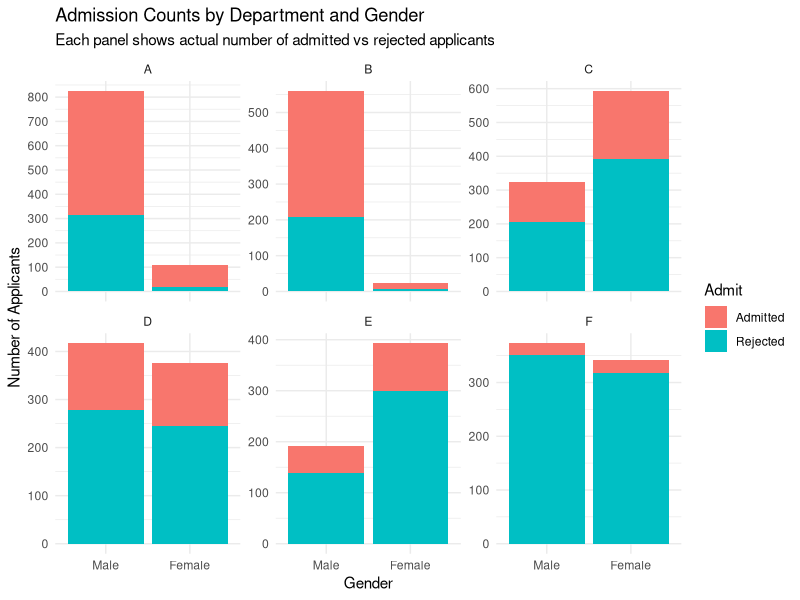

Generate this figure with R:
## ---- chunk 1
#| label: load-ucb
#| echo: true

# Load and convert the dataset
data(UCBAdmissions)
ucb_df <- as.data.frame(UCBAdmissions)

#total admitted vs rejected by gender
gender_summary <- aggregate(Freq ~ Gender + Admit, data = ucb_df, sum)
gender_summary
## ---- chunk 2
#| label: dept-facet-plot
#| echo: false
#| warning: false
#| message: false
#| fig-cap: "Bar Chart of Admission Counts by Department and Gender"
#| fig-align: center

library(ggplot2)

ggplot(ucb_df, aes(x = Gender, y = Freq, fill = Admit)) +
  geom_bar(stat = "identity", position = "stack") +
  facet_wrap(~ Dept, scales = "free_y") +
  labs(
    title = "Admission Counts by Department and Gender",
    subtitle = "Each panel shows actual number of admitted vs rejected applicants",
    x = "Gender", y = "Number of Applicants"
  ) +
  scale_y_continuous(breaks = seq(0, 800, by = 100)) +
  theme_minimal()
